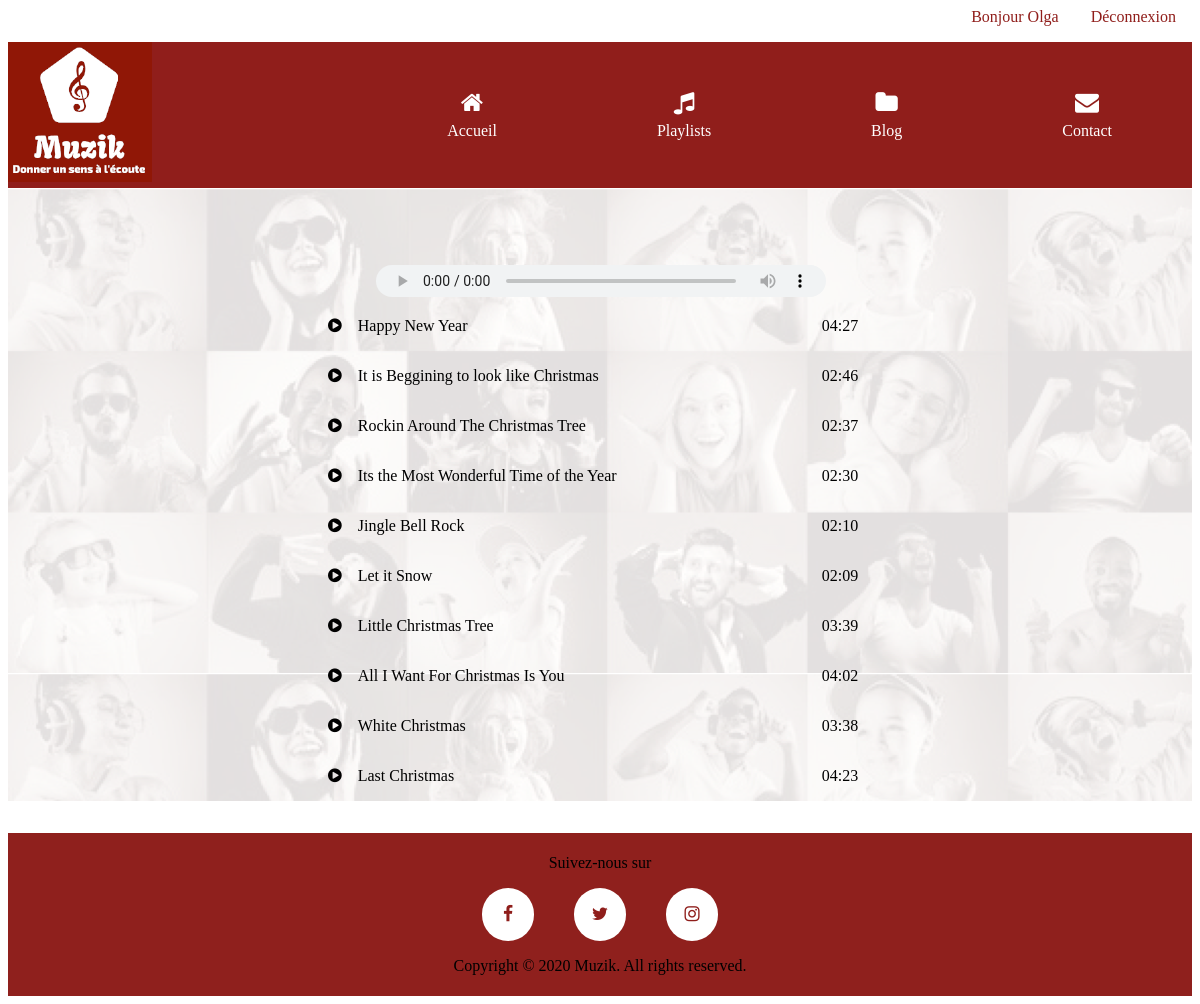
/music.php?Id=1 (signed in), run on the app's committed database.
### tables this page shows
CREATE TABLE `Playlists` (
  `Id` int(11) NOT NULL,
  `Titre` varchar(255) NOT NULL,
  `Cat_Id` int(11) NOT NULL,
  `Music` varchar(255) NOT NULL,
  `Time` varchar(255) NOT NULL
);

### music.php (called while the page is built, shortened)
<?php
include('database/bdd_connection.php') ;
$query ='SELECT * FROM Playlists WHERE Cat_Id='.$_GET['Id'];
$resultSet = $pdo->query($query);
$musics = $resultSet->fetchAll();
include 'Templates/layout.phtml';
?>

### Templates/music.phtml (the view)
<main class="playlist">
	<div class="container">
		<h1 class="playlist__titre"><?php echo $_GET['Titre'];?></h1>
		<div class="playing__titre" id="titre"></div>
		<audio class="audio" id="audioPlayer" controls>
		</audio>
		    <div class="player">
			    <?php foreach($musics as $music): ?>
				    <div  class="player__playlist">
			            <p class="player__signe" onclick="change_music('Audio/<?php echo $music['Music']?>','<?php echo $music['Titre']?>'); "><i class="fa fa-play-circle"></i></p>
			            <div class="titre">
							<p class="player__titre" onclick="change_music('Audio/<?php echo $music['Music']?>','<?php echo $music['Titre']?>');"><?php echo $music['Titre']?></p>
			            </div>
			            <p class="player__time"><?php echo $music['Time']?></p>
			        </div>
			    <?php endforeach;?>
			</div>
    </div>
</main>

### css/style.css (style rules this page uses)
* { box-sizing: border-box; }
.container { max-width: 1200px; margin: 0 auto; }
.playlist { background-image: url("../images/example.png"); }
.player { padding:0 20em; }
.playlist__titre { margin-top: 0; padding-top: 1em; text-align: center; text-transform: uppercase; }
.playing__titre { padding-bottom:1em; text-align: center; font-size: 1.5em; font-weight: 100; color: #8F1E1B; }
.audio { width: 450px; height: 32px; margin-left:23em; }
.player__playlist { display:flex; flex-direction: row; }
.player__titre { margin:1em; }
.titre { width:30em; }

### data on the page
playlists: Titre "Happy New Year", Time "04:27"
playlists: Titre "It is Beggining to look like Christmas", Time "02:46"
playlists: Titre "Rockin Around The Christmas Tree", Time "02:37"
playlists: Titre "Its the Most Wonderful Time of the Year", Time "02:30"
playlists: Titre "Jingle Bell Rock", Time "02:10"
playlists: Titre "Let it Snow", Time "02:09"
playlists: Titre "Little Christmas Tree", Time "03:39"
playlists: Titre "All I Want For Christmas Is You", Time "04:02"
playlists: Titre "White Christmas", Time "03:38"
playlists: Titre "Last Christmas", Time "04:23"

### other printed values
$_SESSION['user'] "Olga"
